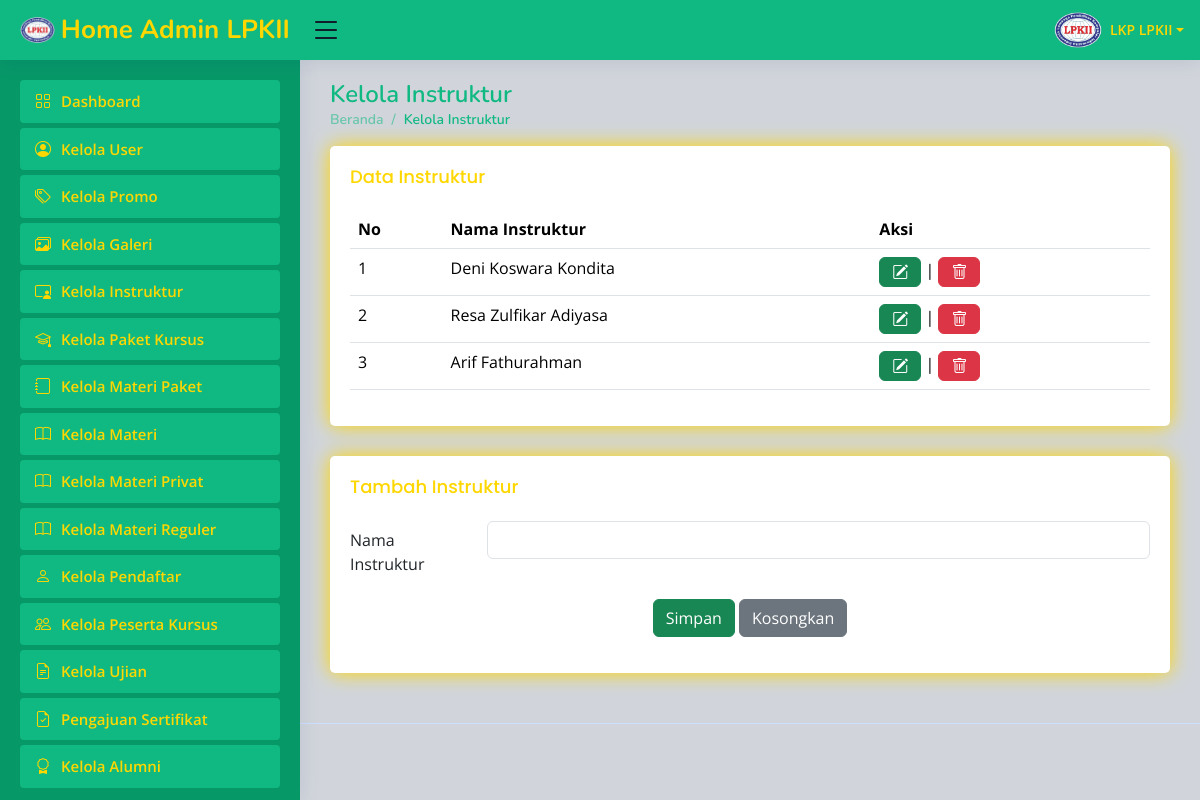
Page /dashboard.php?url=kelola_instruktur.php (signed in) on the committed database.
### tables this page shows
CREATE TABLE `instruktur` (
  `id_instruktur` int(11) NOT NULL,
  `nama_instruktur` varchar(100) NOT NULL
);

### kelola_instruktur.php (the view, shortened to what this page needs)
<?php
include 'koneksi.php';
$ins_q = mysqli_query($koneksi, "SELECT * FROM instruktur");
?>
<div class="pagetitle">
    <h1>Kelola Instruktur</h1>
    <nav>
        <ol class="breadcrumb">
            <li class="breadcrumb-item"><a href="dashboard.php">Beranda</a></li>
            <li class="breadcrumb-item active">Kelola Instruktur</li>
        </ol>
    </nav>
</div>
<div class="card">
    <div class="card-body overflow-x-scroll overflow-y-scroll">
        <h5 class="card-title">Data Instruktur</h5>
        <table class="table datatable">
            <thead>
                <tr>
                    <th>No</th>
                    <th>Nama Instruktur</th>
                    <th>Aksi</th>
                </tr>
            </thead>
            <tbody>
                <?php
                $no = 0;
                while ($data = mysqli_fetch_assoc($ins_q)) {
                    $no++;
                ?>
                    <tr>
                        <td><?= $no; ?></td>
                        <td><?= $data['nama_instruktur']; ?></td>
                        <td>
                            <a href="?url=edit_instruktur&id_instruktur=<?= $data['id_instruktur']; ?> " class="btn btn-success"><i class="bi bi-pencil-square"></i></a> |
                            <a href="?url=hapus_instruktur&id_instruktur=<?= $data['id_instruktur']; ?>"
                                class="btn btn-danger"
                                onclick="confirmDelete(this)">
                                <i class="bi bi-trash"></i>
                            </a>
                        </td>
                    </tr>
                <?php } ?>
            </tbody>
        </table>
    </div>
</div>
<div class="card">
    <div class="card-body">
        <h5 class="card-title">Tambah Instruktur</h5>
        <form method="post" action="tambah_instruktur.php">
            <div class="row mb-3">
                <label for="inputEmail3" class="col-sm-2 col-form-label">Nama Instruktur</label>
                <div class="col-sm-10">
                    <input type="text" class="form-control" id="inputEmail" name="nama_instruktur">
                </div>
            </div>
            <div class="text-center">
                <button type="submit" class="btn btn-success">Simpan</button>
                <button type="reset" class="btn btn-secondary">Kosongkan</button>
            </div>
        </form>
    </div>
</div>

### assets/css/main2.css (style rules this page uses)
:root { scroll-behavior: smooth; }
body { font-family: "Open Sans", sans-serif; background: #D1D5DB; color: #111827; }
a { color: #FFD700; text-decoration: none; }
h1, h2, h3, h4, h5, h6 { font-family: "Nunito", sans-serif; }
.pagetitle { margin-bottom: 10px; }
.pagetitle h1 { font-size: 24px; margin-bottom: 0; font-weight: 600; color: #10B981; }
.card { margin-bottom: 30px; border: none; border-radius: 5px; box-shadow: 0px 0 20px #FFD700; }
.card-title { padding: 20px 0 15px 0; font-size: 18px; font-weight: 500; color: #FFD700; font-family: "Poppins", sans-serif; }
.card-body { padding: 0 20px 20px 20px; }
.breadcrumb { font-size: 14px; font-family: "Nunito", sans-serif; color: #10b9818c; font-weight: 600; }
.breadcrumb a { color: #10b9818c; transition: 0.3s; }
.breadcrumb .breadcrumb-item::before { color: #10b9818c; }
.breadcrumb .active { color: #10b981; font-weight: 600; }

### rows in the picture
instruktur: nama_instruktur "Deni Koswara Kondita"
instruktur: nama_instruktur "Resa Zulfikar Adiyasa"
instruktur: nama_instruktur "Arif Fathurahman"

### other values in the picture
$_SESSION['nama'] "LKP LPKII"
